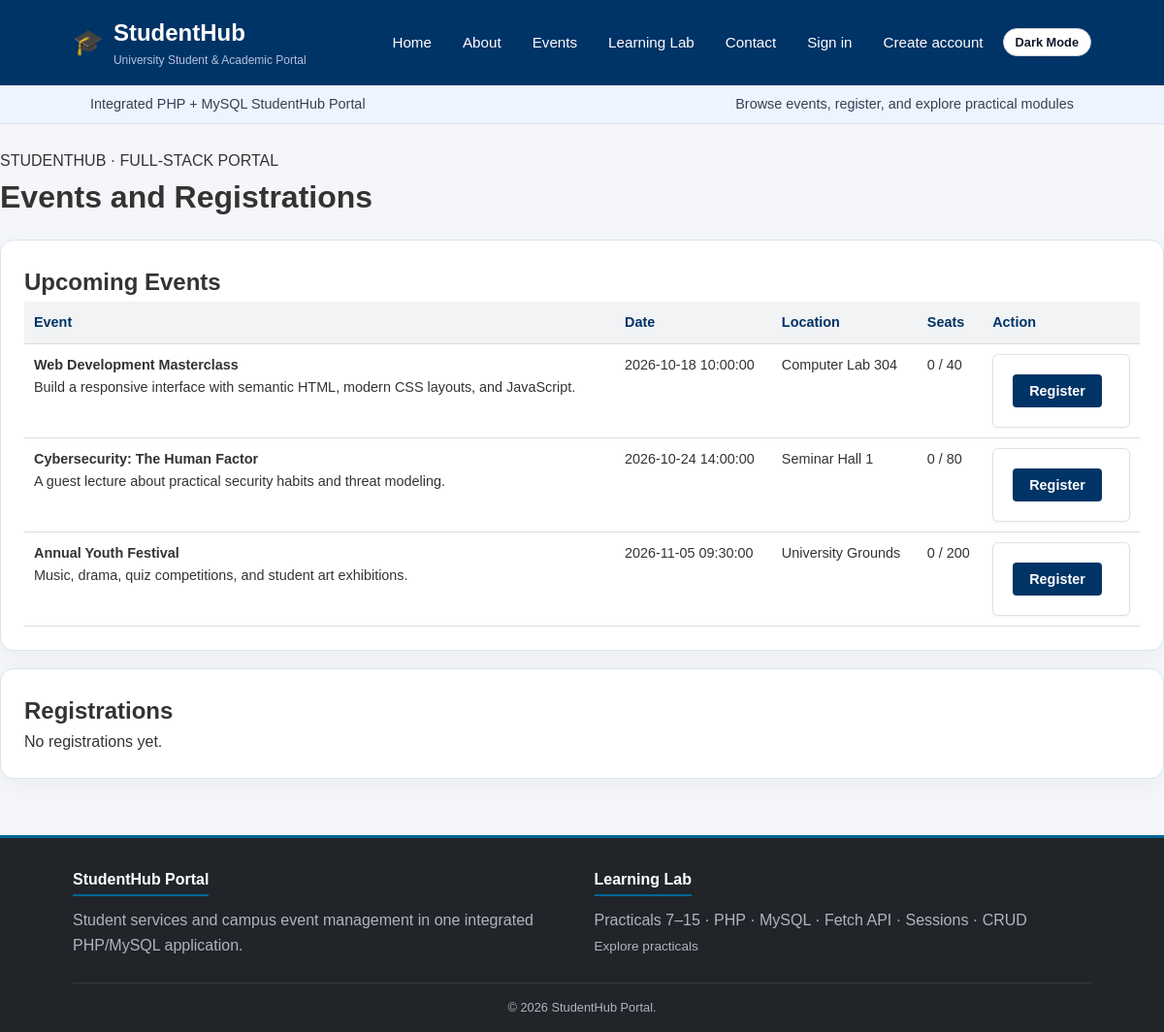
Screenshot of /events.php with the database file from the repository.
### tables this page shows
CREATE TABLE IF NOT EXISTS events (
 event_id INT UNSIGNED AUTO_INCREMENT PRIMARY KEY,
 title VARCHAR(150) NOT NULL,
 description VARCHAR(500) NOT NULL,
 event_date DATETIME NOT NULL,
 location VARCHAR(150) NOT NULL,
 capacity SMALLINT UNSIGNED NOT NULL DEFAULT 100,
 category VARCHAR(40) NOT NULL DEFAULT 'Technical',
 status ENUM('open','closed','coming_soon') NOT NULL DEFAULT 'open',
 poster_path VARCHAR(255) NULL
);

### events.php (the view, shortened to what this page needs)
<?php
require __DIR__ . '/includes/helpers.php';
try {
    $pdo = getDatabaseConnection();
    $events = $pdo->query(
        "SELECT e.*,
            (SELECT COUNT(*) FROM registrations r
            WHERE r.event_id=e.event_id AND r.status<>'cancelled') AS registered_count
        FROM events e
        ORDER BY event_date"
    )->fetchAll();
    $registrations = $pdo->query(
        'SELECT s.full_name,s.email,e.title,e.event_date,r.status
        FROM registrations r
        JOIN students s ON s.student_id=r.student_id
        JOIN events e ON e.event_id=r.event_id
        ORDER BY e.event_date,s.full_name'
    )->fetchAll();
} catch (Throwable $exception) {
    error_log($exception->getMessage());
    $error = 'Database is unavailable. Start MySQL and import schema.sql.';
    $events = [];
    $registrations = [];
}
page_start('Events and Registrations');
echo '<div class="practical-box">';
echo '<h2>Upcoming Events</h2>';
if (!$events) {
    echo '<p>No events available yet.</p>';
} else {
    echo '<div style="overflow-x:auto">';
    echo '<table>';
    echo '<tr><th>Event</th><th>Date</th><th>Location</th><th>Seats</th><th>Action</th></tr>';
    foreach ($events as $event) {
        echo '<tr>';
        echo '<td><strong>' . e($event['title']) . '</strong><br>' . e($event['description']) . '</td>';
        echo '<td>' . e($event['event_date']) . '</td>';
        echo '<td>' . e($event['location']) . '</td>';
        echo '<td>' . (int) $event['registered_count'] . ' / ' . (int) $event['capacity'] . '</td>';
        echo '<td>';
        echo '<form method="post">';
        echo '<button class="btn btn-primary" type="submit">Register</button>';
        echo '</form>';
        echo '</td>';
        echo '</tr>';
    }
    echo '</table>';
    echo '</div>';
}
echo '</div>';
echo '<div class="practical-box">';
echo '<h2>Registrations</h2>';
if (!$registrations) {
    echo '<p>No registrations yet.</p>';
}
echo '</div>';
page_end();

### includes/helpers.php (shortened to what this page needs)
<?php
function e(?string $value): string {
    return htmlspecialchars((string)$value, ENT_QUOTES | ENT_SUBSTITUTE, 'UTF-8');
}
function page_start(string $title): void {
    $loggedIn = !empty($_SESSION['student_id']);
    $isAdmin = $loggedIn && (($_SESSION['role'] ?? 'student') === 'admin');
    $name = $loggedIn ? (string)($_SESSION['full_name'] ?? 'Student') : '';
    echo '<!doctype html><html lang="en"><head><meta charset="utf-8">'
        . '<meta name="viewport" content="width=device-width,initial-scale=1">'
        . '<title>' . e($title) . ' | StudentHub</title>'
        . '<link rel="stylesheet" href="css/style.css">'
        . '<style>
        .practical-wrap{max-width:1200px;margin:0 auto;padding:26px 20px 40px;flex:1;width:100%}
        .practical-box{background:var(--card-bg,#fff);padding:24px;border:1px solid #dbe3ee;border-radius:14px;margin:18px 0;box-shadow:0 8px 24px rgba(15,23,42,.035)}
        .practical-box input,.practical-box select,.practical-box textarea{width:100%;padding:10px;margin:5px 0 14px;border:1px solid #bbc7d6;border-radius:6px;font:inherit}
        .practical-box input[type=checkbox],.practical-box input[type=radio]{width:auto}
        .practical-box table{width:100%;border-collapse:collapse;min-width:650px}
        .practical-box th,.practical-box td{text-align:left;padding:10px;border-bottom:1px solid #ddd;vertical-align:top}
        .notice{padding:12px 15px;background:#e9f8ee;border:1px solid #b6e2c2;border-radius:8px;margin:12px 0;color:#14532d}
        .notice.error{background:#fff0f0;border-color:#efb8b8;color:#991b1b}
        .practical-nav{display:flex;gap:8px;flex-wrap:wrap;margin:15px 0 22px}
        .practical-nav a{padding:8px 11px;background:#e9efff;border-radius:7px;text-decoration:none;color:#1d3b75;font-weight:600}
        .practical-nav a:hover,.practical-nav a:focus{background:#d7e4ff}
        .form-grid{display:grid;grid-template-columns:repeat(auto-fit,minmax(220px,1fr));gap:12px}
        .integration-bar{background:#eef4ff;border-bottom:1px solid #d9e4f5;padding:8px 20px;color:#334155;font-size:.9rem}
        .integration-bar .container{max-width:1200px;margin:auto;display:flex;justify-content:space-between;gap:12px;flex-wrap:wrap}
        body.dark-theme .practical-box{background:#1f2937;color:#e5e7eb;border-color:#374151}
        body.dark-theme .practical-box input,body.dark-theme .practical-box select,body.dark-theme .practical-box textarea{background:#111827;color:#f9fafb;border-color:#4b5563}
        body.dark-theme .practical-nav a{background:#263955;color:#e5e7eb}
        body.dark-theme .integration-bar{background:#172033;color:#dbeafe;border-color:#374151}
        @media(max-width:650px){.practical-wrap{padding:18px 12px}.practical-box{padding:16px}.practical-box table{min-width:600px}}
        </style></head><body>';
    echo '<header class="site-header"><div class="container header-inner">'
        . '<a href="index.php" class="brand-title"><span style="font-size:1.6rem">🎓</span><div><h1>StudentHub</h1><span class="tagline">University Student &amp; Academic Portal</span></div></a>'
        . '<nav class="main-nav" aria-label="Main navigation"><ul>'
        . '<li><a href="index.php">Home</a></li>'
        . '<li><a href="about.html">About</a></li>'
        . '<li><a href="events.php">Events</a></li>'
        . '<li><a href="practicals.php">Learning Lab</a></li>'
        . '<li><a href="contact.php">Contact</a></li>';
    if ($loggedIn) {
        echo '<li><a href="events.php">My events</a></li>';
        if ($isAdmin) {
            echo '<li><a href="admin_dashboard.php">Admin Dashboard</a></li><li><a href="events_manager.php">Manage Events</a></li><li><a href="students.php">Manage Students</a></li>';
        }
        echo '<li><a href="logout.php">Logout (' . e($name) . ')</a></li>';
    } else {
        echo '<li><a href="login.php">Sign in</a></li><li><a href="register.php">Create account</a></li>';
    }
    echo '</ul></nav></div></header>';
    echo '<div class="integration-bar"><div class="container"><span>Integrated PHP + MySQL StudentHub Portal</span><span>'
        . ($loggedIn ? 'Signed in as ' . e($name) . ' · ' . e((string)($_SESSION['role'] ?? 'student')) : 'Browse events, register, and explore practical modules')
        . '</span></div></div>';
    echo '<main id="main-content" class="practical-wrap"><p class="eyebrow">STUDENTHUB · FULL-STACK PORTAL</p><h1>' . e($title) . '</h1>';
}
function page_end(): void {
    echo '</main><footer class="site-footer"><div class="container"><div class="footer-grid">'
        . '<div class="footer-column"><h4>StudentHub Portal</h4><p>Student services and campus event management in one integrated PHP/MySQL application.</p></div>'
        . '<div class="footer-column"><h4>Learning Lab</h4><p>Practicals 7–15 · PHP · MySQL · Fetch API · Sessions · CRUD</p><p><a href="practicals.php">Explore practicals</a></p></div>'
        . '</div><div class="footer-bottom"><p>&copy; ' . date('Y') . ' StudentHub Portal.</p></div></div></footer><script src="js/theme.js"></script></body></html>';
}

### css/style.css (style rules this page uses)
* { box-sizing: border-box; margin: 0; padding: 0; }
body { font-family: Arial, Helvetica, sans-serif; font-size: 16px; line-height: 1.6; color: #333333; background-color: #f4f6f9; min-height: 100vh; display: flex; flex-direction: column; transition: background-color 0.3s ease, color 0.3s ease; }
.main-nav ul { display: flex; align-items: center; gap: 8px; }
.container { width: 90%; max-width: 1100px; margin: 0 auto; padding: 0 15px; }
header.site-header { background-color: #003366; color: #ffffff; padding: 15px 0; box-shadow: 0 2px 5px rgba(0, 0, 0, 0.15); }
.header-inner { display: flex; justify-content: space-between; align-items: center; flex-wrap: wrap; gap: 15px; }
.brand-title { display: flex; align-items: center; gap: 10px; color: #ffffff; text-decoration: none; }
.brand-title h1 { font-size: 1.5rem; font-weight: bold; }
.brand-title .tagline { display: block; font-size: 0.75rem; color: #b0c4de; }
nav.main-nav ul { display: flex; list-style: none; gap: 8px; flex-wrap: wrap; align-items: center; }
nav.main-nav a { color: #ffffff; text-decoration: none; padding: 6px 12px; border-radius: 4px; font-size: 0.95rem; transition: background-color 0.2s; }
main#main-content { flex: 1; padding: 25px 0 40px; }
.btn { display: inline-block; font-family: inherit; font-size: 0.9rem; font-weight: bold; padding: 8px 16px; border-radius: 4px; border: 1px solid transparent; cursor: pointer; text-decoration: none; text-align: center; transition: background-color 0.2s; }
.btn-primary { background-color: #003366; color: #ffffff; }
form { background-color: #ffffff; border: 1px solid #dee2e6; border-radius: 6px; padding: 20px; box-shadow: 0 1px 3px rgba(0,0,0,0.06); }
table { width: 100%; border-collapse: collapse; text-align: left; font-size: 0.9rem; }
table th { background-color: #f1f3f5; color: #003366; font-weight: bold; padding: 10px 14px; border-bottom: 2px solid #dee2e6; }
table td { padding: 10px 14px; border-bottom: 1px solid #dee2e6; }
footer.site-footer { background-color: #212529; color: #adb5bd; padding: 30px 0 15px; margin-top: auto; border-top: 3px solid #006699; }
.footer-grid { display: grid; grid-template-columns: repeat(auto-fit, minmax(200px, 1fr)); gap: 25px; margin-bottom: 25px; }
.footer-column h4 { color: #ffffff; font-size: 1rem; margin-bottom: 12px; border-bottom: 2px solid #006699; display: inline-block; padding-bottom: 3px; }
.footer-column a { color: #adb5bd; text-decoration: none; font-size: 0.85rem; }
.footer-bottom { border-top: 1px solid #343a40; padding-top: 15px; text-align: center; font-size: 0.8rem; }

### includes/helpers.php (style rules this page uses)
.practical-wrap { max-width:1200px;margin:0 auto;padding:26px 20px 40px;flex:1;width:100% }
.practical-box { background:var(--card-bg,#fff);padding:24px;border:1px solid #dbe3ee;border-radius:14px;margin:18px 0;box-shadow:0 8px 24px rgba(15,23,42,.035) }
.practical-box table { width:100%;border-collapse:collapse;min-width:650px }
.practical-box th,.practical-box td { text-align:left;padding:10px;border-bottom:1px solid #ddd;vertical-align:top }
.integration-bar { background:#eef4ff;border-bottom:1px solid #d9e4f5;padding:8px 20px;color:#334155;font-size:.9rem }
.integration-bar .container { max-width:1200px;margin:auto;display:flex;justify-content:space-between;gap:12px;flex-wrap:wrap }

### rows the page displays
events: title "Web Development Masterclass", description "Build a responsive interface with semantic HTML, modern CSS layouts, and JavaScript.", event_date "2026-10-18 10:00:00", location "Computer Lab 304", registered_count "0", capacity "40"
events: title "Cybersecurity: The Human Factor", description "A guest lecture about practical security habits and threat modeling.", event_date "2026-10-24 14:00:00", location "Seminar Hall 1", registered_count "0", capacity "80"
events: title "Annual Youth Festival", description "Music, drama, quiz competitions, and student art exhibitions.", event_date "2026-11-05 09:30:00", location "University Grounds", registered_count "0", capacity "200"

### other values shown
$title "Events and Registrations"
